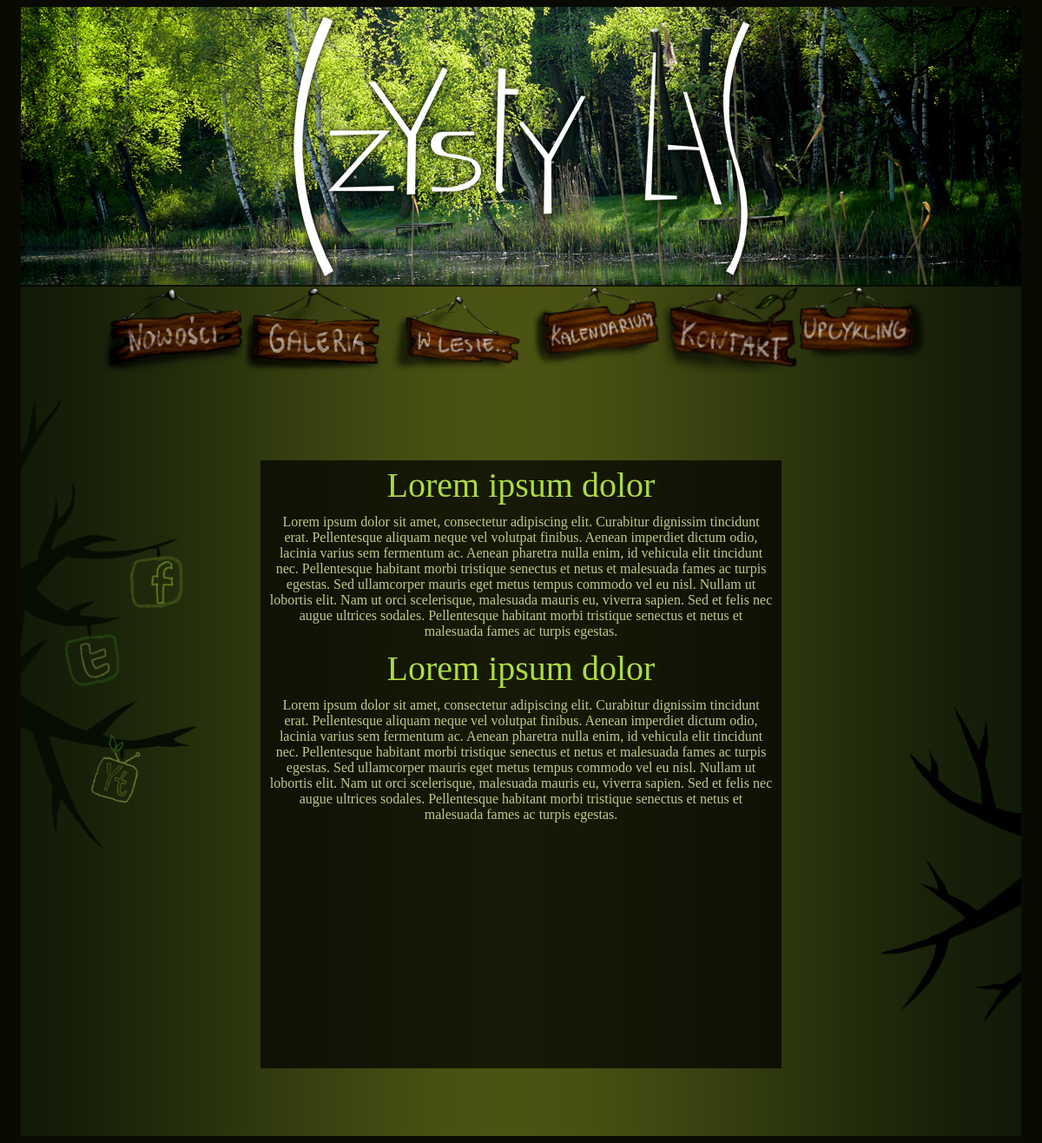
/News.php, run on the app's committed database.
### tables this page shows
CREATE TABLE IF NOT EXISTS `news` (
  `Id` int(11) NOT NULL AUTO_INCREMENT,
  `UserId` int(11) NOT NULL,
  `Topic` text NOT NULL,
  `Content` text NOT NULL,
  `Date` date NOT NULL,
  PRIMARY KEY (`Id`)
);

### public_html/PageContentScripts/NewsScript.php (the view, shortened to what this page needs)
<?php
        $q = 'SELECT * FROM news';
        $toPrint = mysql_query($q);
        while($print = mysql_fetch_array($toPrint))
        {
            echo
            '
            <p class="title">'.$print['Topic'].'</p>
            <p class="news">'.$print['Content'].'</p>
            ';
        }
?>

### public_html/Assets/Skyle/MainStyle.css (style rules this page uses)
body { background-color: #090b03; }
.buttonHolder { width: 960px; height: 100px; margin: 0 auto; }
.button { width: 160px; height: 100px; display: block; float: left; background-size: 100% 100%; }
#news { background-image: url(../Images/button1.png); }
#gallery { background-image: url(../Images/button2.png); }
#InForest { background-image: url(../Images/button3.png); }
#callender { background-image: url(../Images/button4.png); }
#contact { background-image: url(../Images/button5.png); }
#UpCycling { background-image: url(../Images/button6.png); }
.socialNetworks { margin: 100px auto; width: 250px; height: 300px; float: left; }
.socialNetwork { display: block; width: 100%; height: 60px; }
#Facebook { margin: 110px auto 0px 0px; background: url(../Images/fb_button.png); background-size: auto 100%; background-repeat: no-repeat; background-position: 125px 0px; }
#twitter { margin: 30px auto 0px 0px; background: url(../Images/twit_button.png); background-size: auto 100%; background-repeat: no-repeat; background-position: 50px 0px; }
#YouTube { margin: 55px auto 0px 0px; background: url(../Images/yt_button.png); background-size: auto 100%; background-repeat: no-repeat; background-position: 80px 0px; height: 80px }
.baner { width: 1152px; height: 320px; background-image: url(../Images/logo_top.png), url(../Images/banner.png); background-repeat: no-repeat, no-repeat; background-position: center, center; margin: 0 auto; }
.indexLink { height: 100%; width: 100%; display: block; }
.spaceer { width: 1152px; height: 2px; background-color: rgba(0,0,0,0.7); margin: 0 auto; }
p { font-family: tahoma; padding: 5px 10px 5px 10px; margin: 0 0 0 0; }

### public_html/Assets/Skyle/NewsStyle.css (style rules this page uses)
.title { color: #acdb3f; font-size: 40px; text-align: center; }
.news { color: #bccb89; text-align: center; }

### data on the page
news: Topic "Lorem ipsum dolor", Content "Lorem ipsum dolor sit amet, consectetur adipiscing elit. Curabitur dignissim tincidunt erat. Pellentesque aliquam neque vel volutpat finibus. Aenean imperdiet dictum odio, lacinia varius sem fermentum ac. Aenean pharetra nulla enim, id vehicula elit tincidunt nec. Pellentesque habitant morbi tristique senectus et netus et malesuada fames ac turpis egestas. Sed ullamcorper mauris eget metus tempus commodo vel eu nisl. Nullam ut lobortis elit. Nam ut orci scelerisque, malesuada mauris eu, viverra sapien. Sed et felis nec augue ultrices sodales. Pellentesque habitant morbi tristique senectus et netus et malesuada fames ac turpis egestas."
news: Topic "Lorem ipsum dolor", Content "Lorem ipsum dolor sit amet, consectetur adipiscing elit. Curabitur dignissim tincidunt erat. Pellentesque aliquam neque vel volutpat finibus. Aenean imperdiet dictum odio, lacinia varius sem fermentum ac. Aenean pharetra nulla enim, id vehicula elit tincidunt nec. Pellentesque habitant morbi tristique senectus et netus et malesuada fames ac turpis egestas. Sed ullamcorper mauris eget metus tempus commodo vel eu nisl. Nullam ut lobortis elit. Nam ut orci scelerisque, malesuada mauris eu, viverra sapien. Sed et felis nec augue ultrices sodales. Pellentesque habitant morbi tristique senectus et netus et malesuada fames ac turpis egestas."
